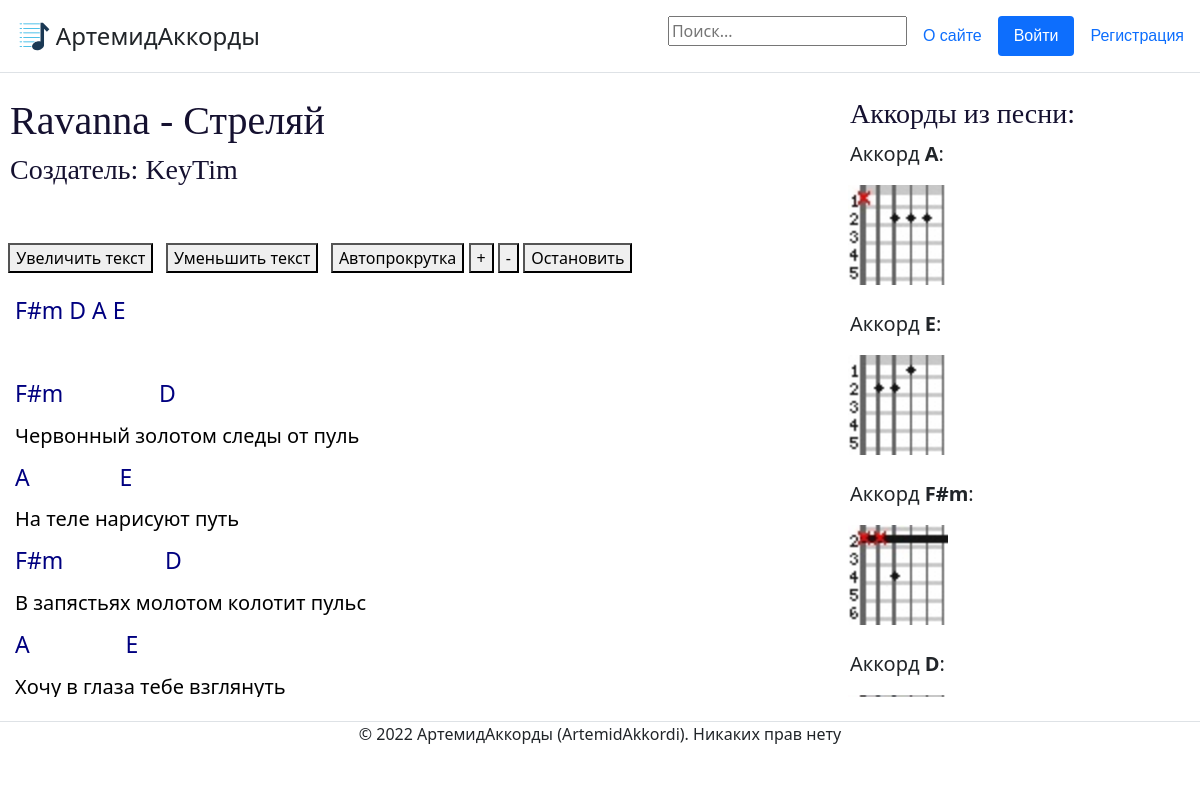
Page /content/160/ on the committed database.
### mainapp/models.py (models this page shows, shortened)
class ContentWithChords(models.Model):
    song = models.ForeignKey('Song', on_delete=models.CASCADE, help_text="Выберите песню", verbose_name='Песня', null=False)
    creator = models.ForeignKey(User, on_delete=models.CASCADE, verbose_name='Создатель', null=False)
    content = models.TextField(help_text='Введите содержание (текст песни с расставленными аккордами', verbose_name='Содержание', null=False)
    chords = models.ManyToManyField('Chord', help_text='Выберите какие аккорды есть в вашем содержании (например Am, C, F).', verbose_name='Аккорды')
    likes = models.IntegerField(default=0, help_text="Введите кол-во лайков", verbose_name="Лайки")
    objects = models.Manager()

class Song(models.Model):
    title = models.CharField(max_length=250, help_text='Введите название песни', verbose_name="Название песни", null=False)
    album = models.ForeignKey('Album', on_delete=models.CASCADE, help_text='Выберите альбом', verbose_name='Альбом', null=False)
    objects = models.Manager()
    def __str__(self):
        return self.title

class Album(models.Model):
    title = models.CharField(max_length=250, help_text='Введите название альбома', verbose_name="Название альбома", null=False)
    singer = models.ForeignKey('Singer', on_delete=models.CASCADE, help_text='Выберите исполнителя', verbose_name='Исполнитель', null=False)
    objects = models.Manager()

class Singer(models.Model):
    name = models.CharField(max_length=250, help_text='Введите название исполнителя', verbose_name='Исполнитель', null=False)
    objects = models.Manager() #служебное поле для доступа к объектам в базе данных
    def __str__(self):
        return self.name

class Chord(models.Model):
    title = models.CharField(max_length=20, help_text='Название аккорда (например Am)', verbose_name="Аккорд", null=False)
    objects = models.Manager()

class ChordVariation(models.Model):
    chord = models.ForeignKey('Chord', on_delete=models.CASCADE, help_text='Выберите аккорд', verbose_name="Аккорд", null=False)
    content = models.TextField(help_text='Описание аккорда, картинка или ссылка', verbose_name='Описание аккорда', null=False)
    objects = models.Manager()

### mainapp/views.py (the view)
# urls.py: path('content/<int:id>/', views.content, name='content'),
def content(request, id): #содержание песни
    song = ContentWithChords.objects.get(id=id)
    s = song.content
    lines = []
    chords = []
    lines_with_chords = []
    flag_favourite = False
    if request.user.is_authenticated:
        user = User.objects.get(id=request.user.id)
        if Favourites.objects.filter(guitarist=user, song=song):
            flag_favourite = True
    for chord in song.chords.all():
        for cv in ChordVariation.objects.filter(chord=chord):
            chords.append(cv)
    for line in s.split('\n'):
        if '}' in line:
            line = line.replace('}', '')
            line = line.replace('{', '')
            line = line.replace(" ", "&nbsp;")
            lines_with_chords.append(line)
        line = line.replace(" ", "&nbsp;")  # для тупого html заменяем все пробелы на это
        lines.append(line)
    flag_moder = check_moder(request)
    return render(request, 'mainapp/content.html', {"song": song, "lines": lines, 'c_variations':chords, 'flag_favourite':flag_favourite, 'moder':flag_moder, 'lines_with_chords':lines_with_chords})

### mainapp/views.py (called while the page is built)
def check_moder(request): #проверка роли пользователя
    flag_moder = False
    if User.objects.filter(pk=request.user.id, groups__name='Moderator').exists() or User.objects.filter(pk=request.user.id, groups__name='Admin').exists():
        flag_moder = True
    return flag_moder

### templates/mainapp/content.html (shortened to what this page needs)
{% extends 'mainapp/base.html' %}
{%block site_content %}
{% load static %}
<link href= '{% static "css/content.css" %}' rel="stylesheet" >
<div class="block-left" id="block">
    <h1>{{ song.song.album.singer }} - {{ song.song }}</h1>
    <h3>Создатель: {{ song.creator }}</h3>
    <br>
    <br>
&nbsp;&nbsp;<button onclick="enLarge()">Увеличить текст</button>
    &nbsp;&nbsp;<button onclick="enSmall()">Уменьшить текст</button>
    &nbsp;&nbsp;<button onclick="pageScroll()">Автопрокрутка</button>
    <button onclick="pageScrollFast()">+</button>
    <button onclick="pageScrollSlow()">-</button>
    <button onclick="pageScrollStop()">Остановить</button>
    <br>
    <br>
    <div class="3 tabs__item active uiTabItem">
    {% for line in lines %}
        {% if line in lines_with_chords %}
            <h4>{{ line|safe|linebreaks }}</h4>
        {% else %}
            <h5>{{ line|safe|linebreaks}}</h5>
        {% endif %}
    {% endfor %}
        </div>
</div>
<div class="block-right">
    <h3>Аккорды из песни:</h3>
    {% for chord in song.chords.all %}
    <p style="font-size: 20px; text-indent:10px;">Аккорд <strong>{{ chord.title }}</strong>:</p>
            {% for c_variation in c_variations %}
                {% if chord == c_variation.chord %}
                    {% if 'http' in c_variation.content %}
                            &nbsp;&nbsp;<img src="{{ c_variation.content }}">
                        {% else %}
                            &nbsp;&nbsp;<img src="{% static c_variation.content %}">
                        {% endif %}
                {% endif %}
            {% endfor %}
    <br>
    <br>
    {% endfor %}
</div>
<div class="block-footer">
{% endblock %}

### static/css/content.css (style rules this page uses)
h1 { text-indent:10px; font-family: Verdana; color: #151130; }
h3 { text-indent:10px; font-family: Trebuchet MS; color: #151130; }
h4 { font-size: 23px; text-indent:15px; color: #000080; }
h5 { text-indent:15px; color: #000000; }
.block-left { width:70%; height:600px; overflow:auto; float:left; }
.block-right { width:30%; height:600px; overflow:auto; }
img { height: 100px; width: 100px; }

### rows in the picture
ContentWithChords: song.album.singer "Ravanna", song "Стреляй", creator "KeyTim"
Chord: title "A"
ChordVariation: content (picture)
Chord: title "E"
ChordVariation: content (picture)
Chord: title "F#m"
ChordVariation: content (picture)
Chord: title "D"
ChordVariation: content (picture)

### other values in the picture
{{ line|safe|linebreaks }} "F#m D A E" "F#m D" "A E" "F#m D" "A E"
{{ line|safe|linebreaks }} "Червонный золотом следы от пуль" "На теле нарисуют путь" "В запястьях молотом колотит пульс" "Хочу в глаза тебе взглянуть"
